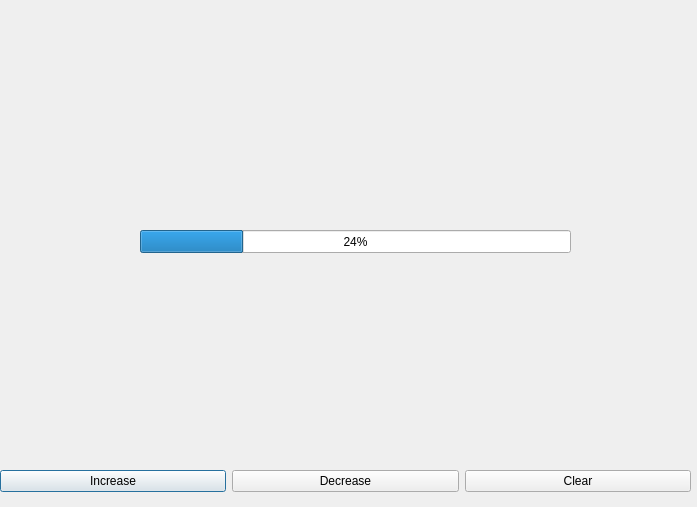
<?xml version="1.0" encoding="UTF-8"?>
<ui version="4.0">
 <class>Dialog</class>
 <widget class="QDialog" name="Dialog">
  <property name="geometry">
   <rect>
    <x>0</x>
    <y>0</y>
    <width>697</width>
    <height>507</height>
   </rect>
  </property>
  <property name="windowTitle">
   <string>Dialog</string>
  </property>
  <widget class="QWidget" name="horizontalLayoutWidget">
   <property name="geometry">
    <rect>
     <x>0</x>
     <y>460</y>
     <width>691</width>
     <height>43</height>
    </rect>
   </property>
   <layout class="QHBoxLayout" name="horizontalLayout">
    <item>
     <widget class="QPushButton" name="pushButton_3">
      <property name="text">
       <string>Increase</string>
      </property>
     </widget>
    </item>
    <item>
     <widget class="QPushButton" name="pushButton_2">
      <property name="text">
       <string>Decrease</string>
      </property>
     </widget>
    </item>
    <item>
     <widget class="QPushButton" name="pushButton">
      <property name="text">
       <string>Clear</string>
      </property>
     </widget>
    </item>
   </layout>
  </widget>
  <widget class="QProgressBar" name="progressBar">
   <property name="geometry">
    <rect>
     <x>140</x>
     <y>230</y>
     <width>431</width>
     <height>23</height>
    </rect>
   </property>
   <property name="value">
    <number>24</number>
   </property>
  </widget>
 </widget>
 <resources/>
 <connections/>
</ui>
